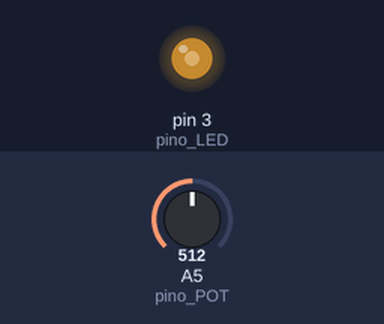
A sketch run on a simulated Arduino Uno, built with avr-gcc and run on an emulated ATmega328P. On the bench: output pins drawn as LEDs (lit = HIGH). The test bench sets the inputs (shaded band); at power-on: A5 (pino_POT) = 512.

Above: at 1.2 s.
1.3 s: A5 (pino_POT) set to 716
At 1.6 s:
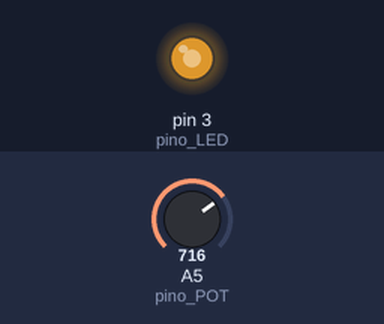
2.8 s: A5 (pino_POT) set to 900
At 3.9 s:
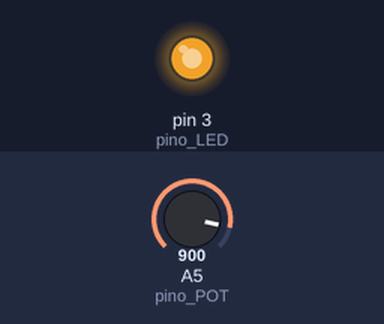
4.3 s: A5 (pino_POT) set to 122
At 5.1 s:
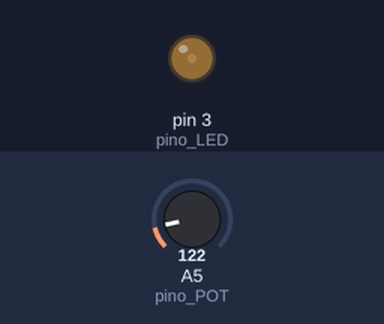
5.8 s: A5 (pino_POT) set to 0
At 6.2 s:
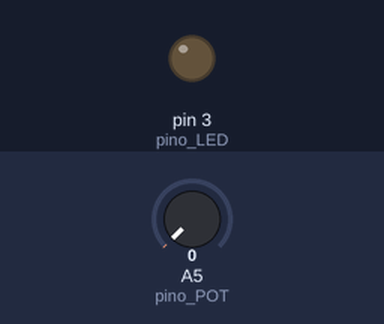
7.3 s: A5 (pino_POT) set to 511
At 8.6 s:
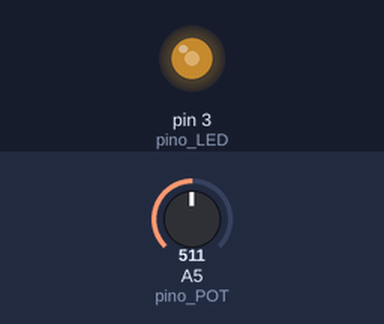
Timing chart, 0 to 9.8 s (numbered marks = the images above; inputs shaded):
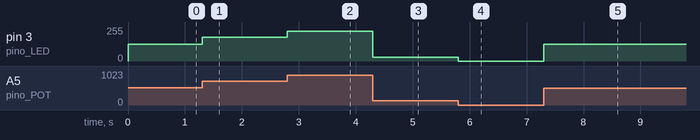

The sketch:

Programa_04.ino
```cpp
// MINICURSO DE ARDUINO
// DIA 1
// 4º PROGRAMA

#define pino_LED 3
#define pino_POT A5

int dimmer;

// A função setup() é executada apenas um vez
void setup()
{
	// Definindo que o pino 3 será utilizado como saída
	pinMode(pino_LED, OUTPUT);

	// Definindo que o pino A5 será utilizado como entrada
	pinMode(pino_POT, INPUT);
}

// A função loop() é executada repetidamente
void loop()
{
	dimmer = map(analogRead(pino_POT), 0, 1023, 0, 255);

	analogWrite(pino_LED, dimmer);
}
```

Measured:
- after the input at 1.3 s, pin 3 (pino_LED): 127/255 → 178/255 at once
- after the input at 2.8 s, pin 3 (pino_LED): 178/255 → 224/255 at once
- after the input at 4.3 s, pin 3 (pino_LED): 224/255 → 30/255 at once
- after the input at 5.8 s, pin 3 (pino_LED): 30/255 → 0/255 at once
- after the input at 7.3 s, pin 3 (pino_LED): 0/255 → 127/255 at once
